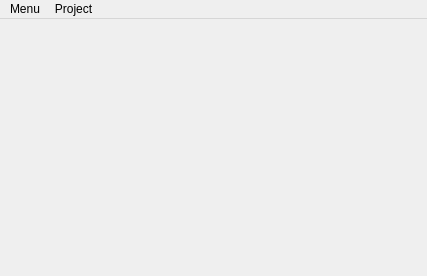
<?xml version="1.0" encoding="UTF-8"?>
<ui version="4.0">
 <class>MainWindow</class>
 <widget class="QMainWindow" name="MainWindow">
  <property name="windowModality">
   <enum>Qt::ApplicationModal</enum>
  </property>
  <property name="minimumSize">
   <size>
    <width>427</width>
    <height>276</height>
   </size>
  </property>
  <property name="windowTitle">
   <string>TACTIC handler</string>
  </property>
  <property name="styleSheet">
   <string notr="true">QTreeView {
    show-decoration-selected: 1;
}
QTreeView::item {
	border-style: outset;
	border-width: 1px;
	border-color:  rgba(75, 75, 75, 75);
	border-radius: 1px;
	padding: 0px;
	background: qlineargradient(x1: 0, y1: 0, x2: 0, y2: 1, stop: 0 rgba(175, 175, 175, 25), stop: 1 rgba(175, 175, 175, 0));
}

QTreeView::item:hover {
    background: qlineargradient(x1: 0, y1: 0, x2: 0, y2: 1, stop: 0 rgba(175, 175, 175, 50), stop: 1 rgba(175, 175, 175, 0));
    border: 1px solid rgba(128, 128, 128, 75);
}
QTreeView::item:selected {
    border: 1px solid transparent;
}
QTreeView::item:selected:active{
	background: qlineargradient(spread:pad, x1:0, y1:0, x2:1, y2:0, stop:0 rgba(82, 133, 166, 255), stop:1 rgba(0, 0, 0, 0));
    border: 1px solid transparent;
}
QTreeView::item:selected:!active {
	background: qlineargradient(spread:pad, x1:0, y1:0, x2:1, y2:0, stop:0 rgba(82, 133, 166, 255), stop:1 rgba(0, 0, 0, 0));
    border: 1px solid transparent;
}
QTreeView::item:selected{
    selection-background-color: transparent;
    border: 1px solid transparent;
}
QDockWidget::title{
	padding: 0px;
}
QDockWidget::close-button, QDockWidget::float-button {
	padding: 0px;
}

QTabWidget::pane {
    border: 0px;
}
QTabBar::tab {
    background: qlineargradient(x1: 0, y1: 0, x2: 0, y2: 1, stop: 0 rgba(175, 175, 175, 16), stop: 1 rgba(175, 175, 175, 0));
    border: 0px solid transparent;
    border-top-left-radius: 2px;
    border-top-right-radius: 2px;
    padding: 4px;
}
QTabBar::tab:selected, QTabBar::tab:hover {
    background: qlineargradient(x1: 0, y1: 0, x2: 0, y2: 1, stop: 0 rgba(255, 255, 255, 64), stop: 1 rgba(255, 255, 255, 8));
}
QTabBar::tab:selected {
    border-color: transparent;
}
QTabBar::tab:!selected {
    margin-top: 2px;
}</string>
  </property>
  <property name="locale">
   <locale language="English" country="UnitedStates"/>
  </property>
  <property name="windowFilePath">
   <string notr="true"/>
  </property>
  <property name="dockNestingEnabled">
   <bool>true</bool>
  </property>
  <property name="dockOptions">
   <set>QMainWindow::AllowNestedDocks|QMainWindow::AllowTabbedDocks|QMainWindow::AnimatedDocks</set>
  </property>
  <widget class="QWidget" name="mainwidget"/>
  <widget class="QMenuBar" name="menubar">
   <property name="geometry">
    <rect>
     <x>0</x>
     <y>0</y>
     <width>427</width>
     <height>25</height>
    </rect>
   </property>
   <widget class="QMenu" name="menuConfig">
    <property name="title">
     <string>Menu</string>
    </property>
    <addaction name="actionConfiguration"/>
    <addaction name="actionApply_to_all_Tabs"/>
    <addaction name="actionDock_undock"/>
    <addaction name="separator"/>
    <addaction name="actionServerside_Script"/>
    <addaction name="separator"/>
    <addaction name="actionUpdate"/>
    <addaction name="separator"/>
    <addaction name="separator"/>
    <addaction name="actionExit"/>
   </widget>
   <widget class="QMenu" name="menuProject">
    <property name="tearOffEnabled">
     <bool>true</bool>
    </property>
    <property name="title">
     <string>Project</string>
    </property>
   </widget>
   <addaction name="menuConfig"/>
   <addaction name="menuProject"/>
  </widget>
  <action name="actionConfiguration">
   <property name="text">
    <string>Configuration</string>
   </property>
  </action>
  <action name="actionUpdate">
   <property name="text">
    <string>Update</string>
   </property>
  </action>
  <action name="actionExit">
   <property name="text">
    <string>Exit</string>
   </property>
  </action>
  <action name="actionApply_to_all_Tabs">
   <property name="text">
    <string>Current view to All Tabs</string>
   </property>
  </action>
  <action name="actionServerside_Script">
   <property name="text">
    <string>Serverside Script</string>
   </property>
  </action>
  <action name="actionDock_undock">
   <property name="text">
    <string>Dock/undock</string>
   </property>
  </action>
 </widget>
 <resources/>
 <connections/>
</ui>
